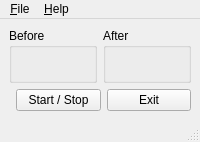
<?xml version="1.0" encoding="UTF-8"?>
<ui version="4.0">
 <class>MainWindow</class>
 <widget class="QMainWindow" name="MainWindow">
  <property name="windowTitle">
   <string>MainWindow</string>
  </property>
  <widget class="QWidget" name="centralwidget">
   <layout class="QVBoxLayout" name="verticalLayout">
    <item>
     <layout class="QHBoxLayout" name="labelBox">
      <item>
       <widget class="QGroupBox" name="beforeBox">
        <property name="title">
         <string>Before</string>
        </property>
        <layout class="QGridLayout" name="beforeLayout">
         <item row="0" column="0">
          <widget class="QLabel" name="beforeLabel"/>
         </item>
        </layout>
       </widget>
      </item>
      <item>
       <widget class="QGroupBox" name="afterBox">
        <property name="title">
         <string>After</string>
        </property>
        <layout class="QGridLayout" name="afterLayout">
         <item row="0" column="0">
          <widget class="QLabel" name="afterLabel"/>
         </item>
        </layout>
       </widget>
      </item>
     </layout>
    </item>
    <item>
     <layout class="QHBoxLayout" name="buttonBox">
      <item>
       <spacer name="horizontalSpacer">
        <property name="orientation">
         <enum>Qt::Horizontal</enum>
        </property>
       </spacer>
      </item>
      <item>
       <widget class="QPushButton" name="startStopBtn">
        <property name="text">
         <string>Start / Stop</string>
        </property>
       </widget>
      </item>
      <item>
       <widget class="QPushButton" name="exitBtn">
        <property name="text">
         <string>Exit</string>
        </property>
       </widget>
      </item>
     </layout>
    </item>
   </layout>
  </widget>
  <widget class="QMenuBar" name="menubar">
   <widget class="QMenu" name="menuFile">
    <property name="title">
     <string>&amp;File</string>
    </property>
    <addaction name="actionExit"/>
   </widget>
   <widget class="QMenu" name="menuHelp">
    <property name="title">
     <string>&amp;Help</string>
    </property>
    <addaction name="actionAbout"/>
   </widget>
   <addaction name="menuFile"/>
   <addaction name="menuHelp"/>
  </widget>
  <widget class="QStatusBar" name="statusbar"/>
  <action name="actionExit">
   <property name="text">
    <string>E&amp;xit</string>
   </property>
  </action>
  <action name="actionAbout">
   <property name="text">
    <string>&amp;About</string>
   </property>
  </action>
 </widget>
 <resources/>
 <connections/>
</ui>
